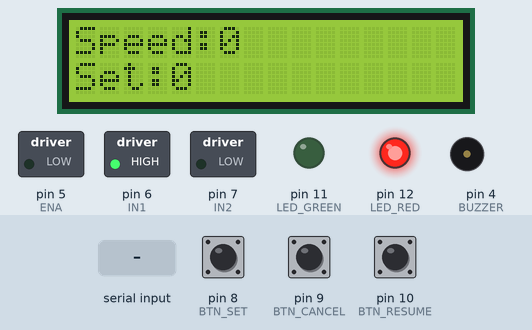
Recording of a sketch running on a simulated Arduino Uno, built with avr-gcc and run on an emulated ATmega328P. Parts: 16×2 character LCD, switched loads named in the sketch (green lamp = pin HIGH), output pins drawn as LEDs (lit = HIGH), buzzer (waves = sounding). Inputs (shaded band) come from the test bench; at power-on: pin 8 (BTN_SET) HIGH, pin 9 (BTN_CANCEL) HIGH, pin 10 (BTN_RESUME) HIGH. Random numbers use the default seed unless the sketch sets one; what the sketch prints to the serial monitor is not drawn.

Above: at 2.7 s.
2.8 s: pin 8 (BTN_SET) pulled LOW for 1 s
At 2.87 s:
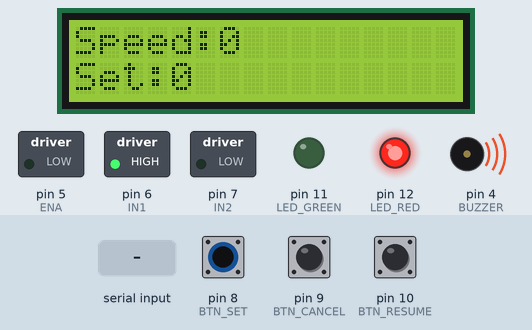
4.4 s: "90,45\n" received over Serial
At 5.2 s:
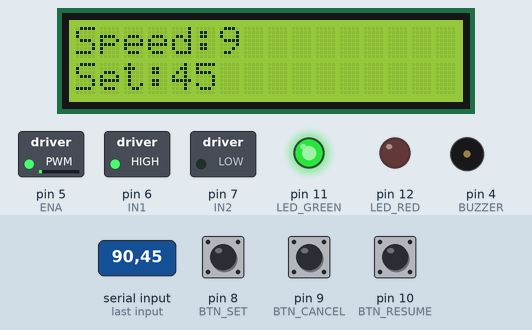
7.4 s: pin 9 (BTN_CANCEL) pulled LOW for 1 s
At 9.5 s:
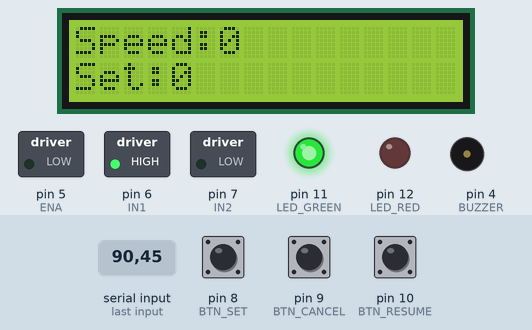
9.9 s: pin 8 (BTN_SET) pulled LOW for 3.2 s
At 9.97 s:
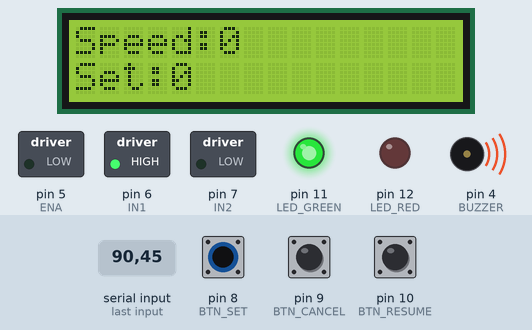
13.7 s: pin 10 (BTN_RESUME) pulled LOW for 0.15 s
At 13.77 s:
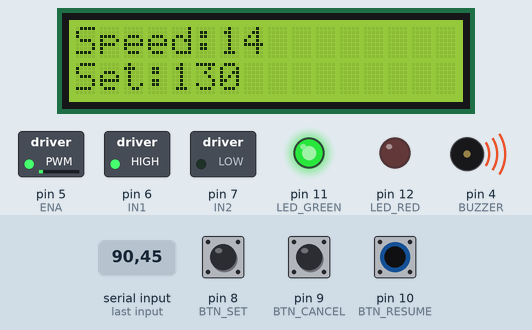
14.4 s: pin 8 (BTN_SET) pulled LOW for 0.15 s
At 17.92 s:
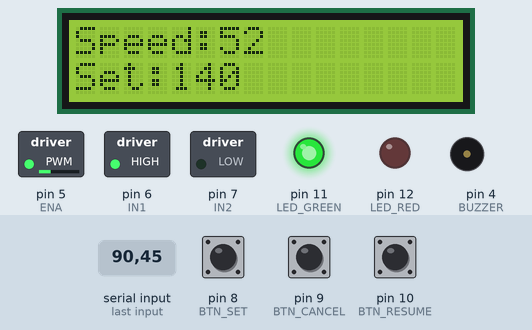
Timing chart, 0 to 19.0 s (numbered marks = the images above; inputs shaded):
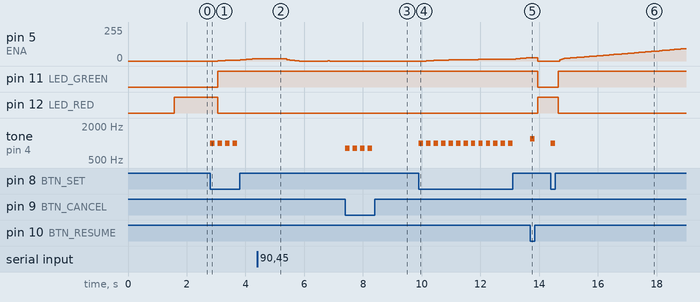

Measured:
- after the input at 2.8 s, pin 5 (ENA): moves from 0/255 to 18/255 over 1.3 s, starting after 0.25 s; pin 11 (LED_GREEN): LOW → HIGH after 0.25 s; pin 12 (LED_RED): HIGH → LOW after 0.25 s; tone on pin 4 (BUZZER): alternates 1000 Hz for 0.15 s and silent for 0.10 s, 8 changes in all, then stays silent, starting at once
- after the input at 7.4 s, tone on pin 4 (BUZZER): alternates 800 Hz for 0.15 s and silent for 0.10 s, 8 changes in all, then stays silent, starting at once
- after the input at 9.9 s, pin 5 (ENA): moves from 0/255 to 25/255 over 3.5 s, starting after 0.25 s; tone on pin 4 (BUZZER): alternates 1000 Hz for 0.15 s and silent for 0.10 s, 26 changes in all, then stays silent, starting at once
- after the input at 13.7 s, pin 11 (LED_GREEN): HIGH → LOW after 0.25 s; pin 12 (LED_RED): LOW → HIGH after 0.25 s; tone on pin 4 (BUZZER): silent → 1200 Hz at once, → silent 0.15 s later
- after the input at 14.4 s, pin 5 (ENA): moves from 0/255 to 93/255 over 4.3 s, starting after 0.30 s; pin 11 (LED_GREEN): LOW → HIGH after 0.25 s; pin 12 (LED_RED): HIGH → LOW after 0.25 s; tone on pin 4 (BUZZER): silent → 1000 Hz at once, → silent 0.15 s later
- what the display in image 2 shows lasts 1.0 s, from 4.4 s to 5.4 s

The sketch:

cruise.ino
```cpp
#include <LiquidCrystal.h>

// ---------------- PIN DEFINITIONS ----------------
#define ENA 5
#define IN1 6
#define IN2 7

#define BUZZER 4

#define BTN_SET 8
#define BTN_CANCEL 9
#define BTN_RESUME 10

#define LED_GREEN 11
#define LED_RED 12

LiquidCrystal lcd(A1, A2, A3, A4, A5, 13);

// ---------------- VARIABLES ----------------
float targetSpeed = 0;
float currentSpeed = 0;
float speedCommand = 0;

bool cruiseActive = false;

// ---------------- PID PARAMETERS ----------------
float Kp = 2.6;
float Ki = 0.30;
float Kd = 0.15;

float error = 0;
float previousError = 0;
float integral = 0;

float derivativeFiltered = 0;
float derivativeAlpha = 0.7;

int pwm = 0;

// ---------------- CONTROL TIMING ----------------
unsigned long lastControlTime = 0;
const float Ts = 0.05;

// ---------------- RAMP LIMITER ----------------
float maxAccel = 20.0;

// ---------------- ROAD DISTURBANCE ----------------
float roadSlope = 0;
float slopeTimer = 0;

// ---------------- DOUBLE CLICK ----------------
unsigned long lastResumePress = 0;
const unsigned long doubleClickTime = 400;

// ---------------- MOTOR PARAMETERS ----------------
float maxSpeed = 150.0;

// ---------------- SETUP ----------------
void setup() {

  Serial.begin(115200);

  pinMode(ENA, OUTPUT);
  pinMode(IN1, OUTPUT);
  pinMode(IN2, OUTPUT);

  pinMode(BUZZER, OUTPUT);

  pinMode(BTN_SET, INPUT_PULLUP);
  pinMode(BTN_CANCEL, INPUT_PULLUP);
  pinMode(BTN_RESUME, INPUT_PULLUP);

  pinMode(LED_GREEN, OUTPUT);
  pinMode(LED_RED, OUTPUT);

  lcd.begin(16,2);
  lcd.print("Cruise Ready");

  digitalWrite(IN1, HIGH);
  digitalWrite(IN2, LOW);

  randomSeed(analogRead(0));

  delay(1500);
  lcd.clear();
}

// ---------------- MAIN LOOP ----------------
void loop() {

  // ---------------- SERIAL INPUT ----------------
  if (Serial.available() > 0) {
    int newSpeed = Serial.parseInt();
    if (newSpeed >= 0 && newSpeed <= maxSpeed) {
      targetSpeed = newSpeed;
      cruiseActive = true;
      integral = 0;
    }
  }

  // ---------------- BUTTON CONTROL ----------------
  if (digitalRead(BTN_SET) == LOW) {
    targetSpeed += 10;
    if (targetSpeed > maxSpeed) targetSpeed = maxSpeed;
    tone(BUZZER, 1000, 150);
    cruiseActive = true;
    delay(250);
  }

  if (digitalRead(BTN_CANCEL) == LOW) {
    targetSpeed -= 10;
    if (targetSpeed < 0) targetSpeed = 0;
    tone(BUZZER, 800, 150);
    delay(250);
  }

  if (digitalRead(BTN_RESUME) == LOW) {

    unsigned long now = millis();

    if (now - lastResumePress < doubleClickTime) {
      targetSpeed = 0;
      cruiseActive = false;
      integral = 0;
      pwm = 0;
      tone(BUZZER, 500, 300);
    }
    else {
      cruiseActive = !cruiseActive;
      tone(BUZZER, 1200, 150);
    }

    lastResumePress = now;
    delay(250);
  }

  // ---------------- CONTROL LOOP ----------------
  if (millis() - lastControlTime >= Ts * 1000) {

    lastControlTime = millis();

    if (cruiseActive) {

      digitalWrite(LED_GREEN, HIGH);
      digitalWrite(LED_RED, LOW);

      float maxStep = maxAccel * Ts;

      if (speedCommand < targetSpeed) {
        speedCommand += maxStep;
        if (speedCommand > targetSpeed)
          speedCommand = targetSpeed;
      }
      else if (speedCommand > targetSpeed) {
        speedCommand -= maxStep;
        if (speedCommand < targetSpeed)
          speedCommand = targetSpeed;
      }

      error = speedCommand - currentSpeed;

      if (abs(error) < 0.5)
        error = 0;

      integral += error * Ts;
      integral = constrain(integral, -300, 300);

      float derivative = (error - previousError) / Ts;

      derivativeFiltered =
          derivativeAlpha * derivativeFiltered
        + (1 - derivativeAlpha) * derivative;

      float output =
          Kp * error
        + Ki * integral
        + Kd * derivativeFiltered;

      pwm = constrain(output, 0, 255);

      if ((pwm == 255 && error > 0) ||
          (pwm == 0 && error < 0)) {
        integral -= error * Ts;
      }

      analogWrite(ENA, pwm);

      previousError = error;

      float motorTargetSpeed = (pwm / 255.0) * 200.0;
      currentSpeed += (motorTargetSpeed - currentSpeed) * 0.12;

      slopeTimer += Ts;

      if (slopeTimer > 8) {
        slopeTimer = 0;
        roadSlope = random(-5, 6);
      }

      currentSpeed -= roadSlope * 0.02;

      if (currentSpeed < 0)
        currentSpeed = 0;
    }
    else {

      digitalWrite(LED_GREEN, LOW);
      digitalWrite(LED_RED, HIGH);

      analogWrite(ENA, 0);

      currentSpeed *= 0.97;
      speedCommand = currentSpeed;
    }
  }

  // ---------------- SERIAL DEBUG OUTPUT ----------------
  Serial.print(currentSpeed);
  Serial.print(",");
  Serial.print(targetSpeed);
  Serial.print(",");
  Serial.println(pwm);

  // ---------------- LCD DISPLAY ----------------
  lcd.setCursor(0,0);
  lcd.print("Speed:");
  lcd.print(currentSpeed,0);
  lcd.print("   ");

  lcd.setCursor(0,1);
  lcd.print("Set:");
  lcd.print(targetSpeed,0);
  lcd.print("   ");
}
```
